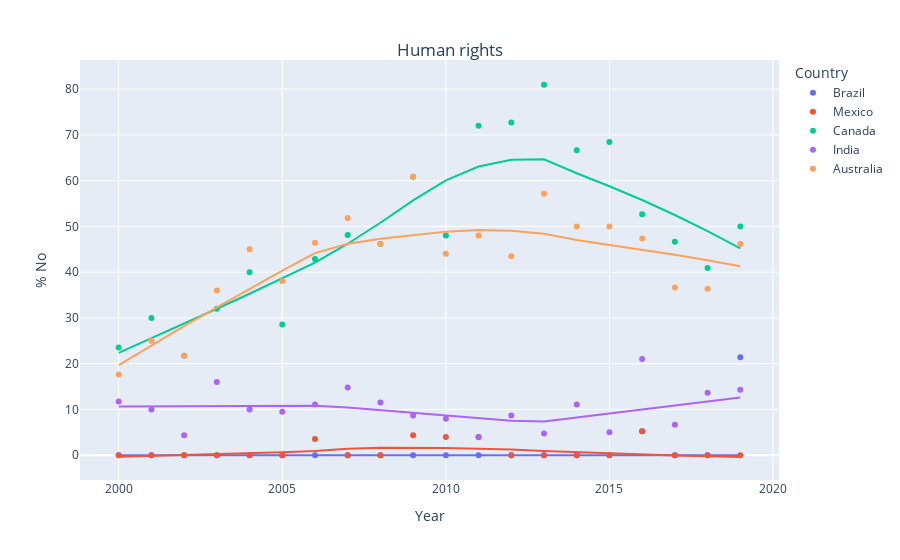
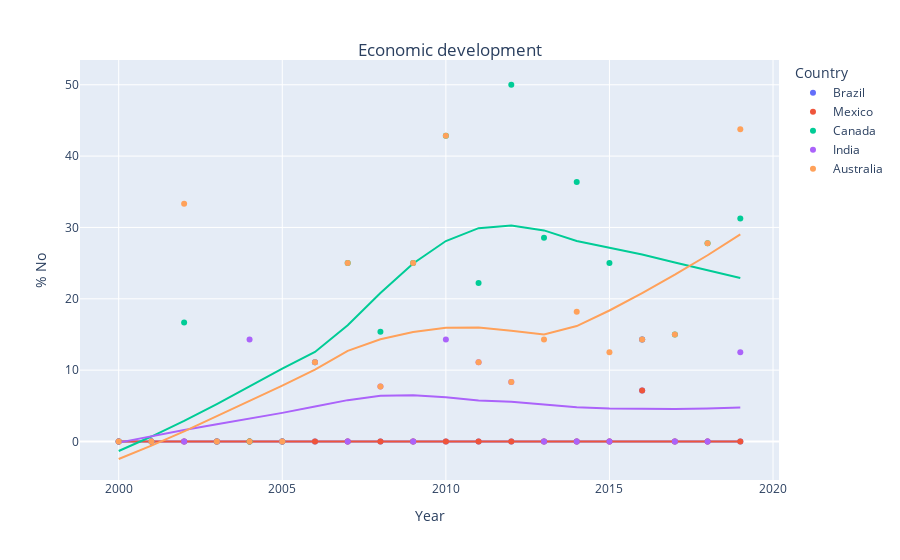
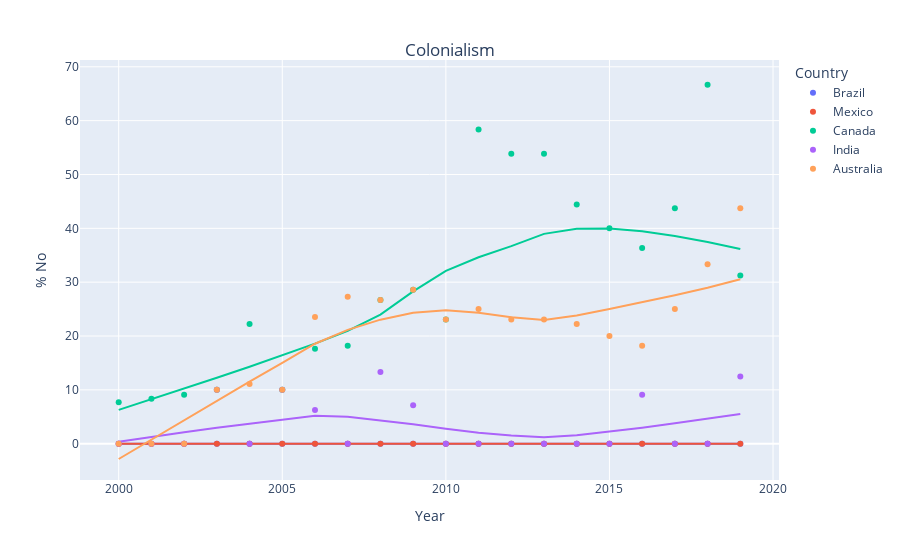
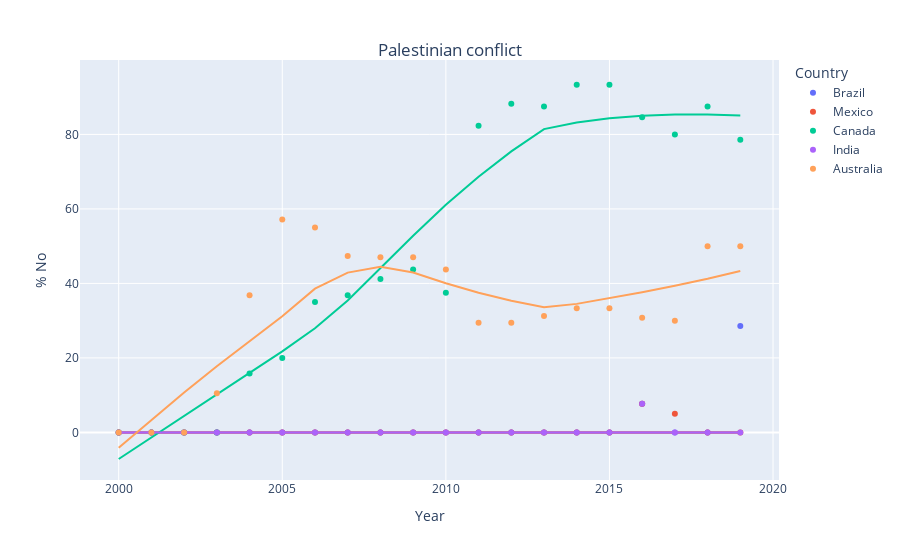

Write notebook code for charts like these, in order.
### Markdown cell above
Now that we have our focus countries, we can make pretty pictures.

You can just run the cell below - assuming you have done all the parts above!

### Code cell
def make_plot(countries,issue):
    '''
    A Python function that takes in the list of countries and issues and makes
    a scatter plot of each issue with a trendline for each country.
    '''
    x_data = []
    y_data = []
    c_data = []
    for cntry in countries:
        group = c_groups.get_group((cntry,issue))
        my_group = group [group['year'] >= 2000]
        for y in my_group['year'].unique():
            x_data.append(y)
            tot_yes = sum(my_group[my_group['year']==y]['vote']=='no')
            percent_yes = tot_yes/len(my_group[my_group['year']==y])*100
            y_data.append(percent_yes)
            c_data.append(cntry)

    fig = px.scatter(x=x_data, y=y_data,color=c_data,trendline="lowess",labels={"color": "Country"})

    fig.update_layout(
        title={
            'text': issue + '<br>',
            'y':0.9,
            'x':0.5,
            'xanchor': 'center',
            'yanchor': 'top'})
    fig.update_yaxes(title_text="% No")
    fig.update_xaxes(title_text="Year")
    fig.show()
    
for iss in issues:
    make_plot(countries,iss)

### Figure 1 — Plotly figure (JSON) as saved in the notebook; plotly's stock layout.template omitted (floating-point values rounded to 4 significant figures)
{"data": [{"hovertemplate": "Country=Brazil<br>x=%{x}<br>y=%{y}<extra></extra>", "legendgroup": "Brazil", "marker": {"color": "#636efa", "symbol": "circle"}, "mode": "markers", "name": "Brazil", "orientation": "v", "showlegend": true, "type": "scatter", "x": [2000, 2001, 2002, 2003, 2004, 2006, 2005, 2007, 2008, 2009, 2010, 2011, 2012, 2013, 2014, 2015, 2016, 2017, 2018, 2019], "xaxis": "x", "y": [0, 0, 0, 0, 0, 0, 0, 0, 0, 0, 0, 0, 0, 0, 0, 0, 5.263, 0, 0, 21.43], "yaxis": "y"}, {"hovertemplate": "<b>LOWESS trendline</b><br><br>Country=Brazil<br>x=%{x}<br>y=%{y} <b>(trend)</b><extra></extra>", "legendgroup": "Brazil", "marker": {"color": "#636efa", "symbol": "circle"}, "mode": "lines", "name": "Brazil", "showlegend": false, "type": "scatter", "x": [2000, 2001, 2002, 2003, 2004, 2005, 2006, 2007, 2008, 2009, 2010, 2011, 2012, 2013, 2014, 2015, 2016, 2017, 2018, 2019], "xaxis": "x", "y": [0, 0, 0, 0, 0, 0, 0, 0, 0, 0, 0, 0, 0, 0, 0, 0, 0, 0, 0, 0], "yaxis": "y"}, {"hovertemplate": "Country=Mexico<br>x=%{x}<br>y=%{y}<extra></extra>", "legendgroup": "Mexico", "marker": {"color": "#EF553B", "symbol": "circle"}, "mode": "markers", "name": "Mexico", "orientation": "v", "showlegend": true, "type": "scatter", "x": [2000, 2001, 2002, 2003, 2004, 2006, 2005, 2007, 2008, 2009, 2010, 2011, 2012, 2013, 2014, 2015, 2016, 2017, 2018, 2019], "xaxis": "x", "y": [0, 0, 0, 0, 0, 3.571, 0, 0, 0, 4.348, 4, 4, 0, 0, 0, 0, 5.263, 0, 0, 0], "yaxis": "y"}, {"hovertemplate": "<b>LOWESS trendline</b><br><br>Country=Mexico<br>x=%{x}<br>y=%{y} <b>(trend)</b><extra></extra>", "legendgroup": "Mexico", "marker": {"color": "#EF553B", "symbol": "circle"}, "mode": "lines", "name": "Mexico", "showlegend": false, "type": "scatter", "x": [2000, 2001, 2002, 2003, 2004, 2005, 2006, 2007, 2008, 2009, 2010, 2011, 2012, 2013, 2014, 2015, 2016, 2017, 2018, 2019], "xaxis": "x", "y": [-0.3147, -0.1436, 0.0401, 0.2365, 0.4463, 0.674, 0.9514, 1.4, 1.635, 1.648, 1.561, 1.429, 1.251, 0.9034, 0.6342, 0.3897, 0.1641, -0.03536, -0.2096, -0.3614], "yaxis": "y"}, {"hovertemplate": "Country=Canada<br>x=%{x}<br>y=%{y}<extra></extra>", "legendgroup": "Canada", "marker": {"color": "#00cc96", "symbol": "circle"}, "mode": "markers", "name": "Canada", "orientation": "v", "showlegend": true, "type": "scatter", "x": [2000, 2001, 2002, 2003, 2004, 2006, 2005, 2007, 2008, 2009, 2010, 2011, 2012, 2013, 2014, 2015, 2016, 2017, 2018, 2019], "xaxis": "x", "y": [23.53, 30, 21.74, 32, 40, 42.86, 28.57, 48.15, 46.15, 60.87, 48, 72, 72.73, 80.95, 66.67, 68.42, 52.63, 46.67, 40.91, 50], "yaxis": "y"}, {"hovertemplate": "<b>LOWESS trendline</b><br><br>Country=Canada<br>x=%{x}<br>y=%{y} <b>(trend)</b><extra></extra>", "legendgroup": "Canada", "marker": {"color": "#00cc96", "symbol": "circle"}, "mode": "lines", "name": "Canada", "showlegend": false, "type": "scatter", "x": [2000, 2001, 2002, 2003, 2004, 2005, 2006, 2007, 2008, 2009, 2010, 2011, 2012, 2013, 2014, 2015, 2016, 2017, 2018, 2019], "xaxis": "x", "y": [22.35, 25.52, 28.74, 32.0, 35.29, 38.62, 42.07, 46.22, 50.8, 55.69, 60.05, 63.08, 64.58, 64.67, 61.62, 58.77, 55.77, 52.49, 48.95, 45.21], "yaxis": "y"}, {"hovertemplate": "Country=India<br>x=%{x}<br>y=%{y}<extra></extra>", "legendgroup": "India", "marker": {"color": "#ab63fa", "symbol": "circle"}, "mode": "markers", "name": "India", "orientation": "v", "showlegend": true, "type": "scatter", "x": [2000, 2001, 2002, 2003, 2004, 2006, 2005, 2007, 2008, 2009, 2010, 2011, 2012, 2013, 2014, 2015, 2016, 2017, 2018, 2019], "xaxis": "x", "y": [11.76, 10, 4.348, 16, 10, 11.11, 9.524, 14.81, 11.54, 8.696, 8, 4, 8.696, 4.762, 11.11, 5, 21.05, 6.667, 13.64, 14.29], "yaxis": "y"}, {"hovertemplate": "<b>LOWESS trendline</b><br><br>Country=India<br>x=%{x}<br>y=%{y} <b>(trend)</b><extra></extra>", "legendgroup": "India", "marker": {"color": "#ab63fa", "symbol": "circle"}, "mode": "lines", "name": "India", "showlegend": false, "type": "scatter", "x": [2000, 2001, 2002, 2003, 2004, 2005, 2006, 2007, 2008, 2009, 2010, 2011, 2012, 2013, 2014, 2015, 2016, 2017, 2018, 2019], "xaxis": "x", "y": [10.65, 10.7, 10.74, 10.77, 10.78, 10.78, 10.83, 10.41, 9.812, 9.262, 8.735, 8.107, 7.547, 7.383, 8.242, 9.133, 9.973, 10.82, 11.68, 12.6], "yaxis": "y"}, {"hovertemplate": "Country=Australia<br>x=%{x}<br>y=%{y}<extra></extra>", "legendgroup": "Australia", "marker": {"color": "#FFA15A", "symbol": "circle"}, "mode": "markers", "name": "Australia", "orientation": "v", "showlegend": true, "type": "scatter", "x": [2000, 2001, 2002, 2003, 2004, 2006, 2005, 2007, 2008, 2009, 2010, 2011, 2012, 2013, 2014, 2015, 2016, 2017, 2018, 2019], "xaxis": "x", "y": [17.65, 25, 21.74, 36, 45, 46.43, 38.1, 51.85, 46.15, 60.87, 44, 48, 43.48, 57.14, 50, 50, 47.37, 36.67, 36.36, 46.15], "yaxis": "y"}, {"hovertemplate": "<b>LOWESS trendline</b><br><br>Country=Australia<br>x=%{x}<br>y=%{y} <b>(trend)</b><extra></extra>", "legendgroup": "Australia", "marker": {"color": "#FFA15A", "symbol": "circle"}, "mode": "lines", "name": "Australia", "showlegend": false, "type": "scatter", "x": [2000, 2001, 2002, 2003, 2004, 2005, 2006, 2007, 2008, 2009, 2010, 2011, 2012, 2013, 2014, 2015, 2016, 2017, 2018, 2019], "xaxis": "x", "y": [19.71, 24.02, 28.23, 32.33, 36.35, 40.32, 44.17, 46.2, 47.29, 48.12, 48.86, 49.19, 49.05, 48.39, 47.03, 45.96, 44.93, 43.83, 42.61, 41.29], "yaxis": "y"}], "layout": {"autosize": true, "legend": {"title": {"text": "Country"}, "tracegroupgap": 0}, "margin": {"t": 60}, "title": {"text": "Human rights<br>", "x": 0.5, "xanchor": "center", "y": 0.9, "yanchor": "top"}, "xaxis": {"anchor": "y", "autorange": true, "domain": [0, 1], "range": [1999.0, 2020.0], "title": {"text": "Year"}, "type": "linear"}, "yaxis": {"anchor": "x", "autorange": true, "domain": [0, 1], "range": [-6.268, 87.22], "title": {"text": "% No"}, "type": "linear"}}}

### Figure 2 — Plotly figure (JSON) as saved in the notebook; plotly's stock layout.template omitted (floating-point values rounded to 4 significant figures)
{"data": [{"hovertemplate": "Country=Brazil<br>x=%{x}<br>y=%{y}<extra></extra>", "legendgroup": "Brazil", "marker": {"color": "#636efa", "symbol": "circle"}, "mode": "markers", "name": "Brazil", "orientation": "v", "showlegend": true, "type": "scatter", "x": [2000, 2001, 2002, 2003, 2004, 2005, 2006, 2007, 2008, 2009, 2010, 2011, 2012, 2013, 2014, 2015, 2016, 2017, 2018, 2019], "xaxis": "x", "y": [0, 0, 0, 0, 0, 0, 0, 0, 0, 0, 0, 0, 0, 0, 0, 0, 7.143, 0, 0, 0], "yaxis": "y"}, {"hovertemplate": "<b>LOWESS trendline</b><br><br>Country=Brazil<br>x=%{x}<br>y=%{y} <b>(trend)</b><extra></extra>", "legendgroup": "Brazil", "marker": {"color": "#636efa", "symbol": "circle"}, "mode": "lines", "name": "Brazil", "showlegend": false, "type": "scatter", "x": [2000, 2001, 2002, 2003, 2004, 2005, 2006, 2007, 2008, 2009, 2010, 2011, 2012, 2013, 2014, 2015, 2016, 2017, 2018, 2019], "xaxis": "x", "y": [0, 0, 0, 0, 0, 0, 0, 0, 0, 0, 0, 0, 0, 0, 0, 0, 0, 0, 0, 0], "yaxis": "y"}, {"hovertemplate": "Country=Mexico<br>x=%{x}<br>y=%{y}<extra></extra>", "legendgroup": "Mexico", "marker": {"color": "#EF553B", "symbol": "circle"}, "mode": "markers", "name": "Mexico", "orientation": "v", "showlegend": true, "type": "scatter", "x": [2000, 2001, 2002, 2003, 2004, 2005, 2006, 2007, 2008, 2009, 2010, 2011, 2012, 2013, 2014, 2015, 2016, 2017, 2018, 2019], "xaxis": "x", "y": [0, 0, 0, 0, 0, 0, 0, 0, 0, 0, 0, 0, 0, 0, 0, 0, 7.143, 0, 0, 0], "yaxis": "y"}, {"hovertemplate": "<b>LOWESS trendline</b><br><br>Country=Mexico<br>x=%{x}<br>y=%{y} <b>(trend)</b><extra></extra>", "legendgroup": "Mexico", "marker": {"color": "#EF553B", "symbol": "circle"}, "mode": "lines", "name": "Mexico", "showlegend": false, "type": "scatter", "x": [2000, 2001, 2002, 2003, 2004, 2005, 2006, 2007, 2008, 2009, 2010, 2011, 2012, 2013, 2014, 2015, 2016, 2017, 2018, 2019], "xaxis": "x", "y": [0, 0, 0, 0, 0, 0, 0, 0, 0, 0, 0, 0, 0, 0, 0, 0, 0, 0, 0, 0], "yaxis": "y"}, {"hovertemplate": "Country=Canada<br>x=%{x}<br>y=%{y}<extra></extra>", "legendgroup": "Canada", "marker": {"color": "#00cc96", "symbol": "circle"}, "mode": "markers", "name": "Canada", "orientation": "v", "showlegend": true, "type": "scatter", "x": [2000, 2001, 2002, 2003, 2004, 2005, 2006, 2007, 2008, 2009, 2010, 2011, 2012, 2013, 2014, 2015, 2016, 2017, 2018, 2019], "xaxis": "x", "y": [0, 0, 16.67, 0, 0, 0, 11.11, 25, 15.38, 25, 42.86, 22.22, 50, 28.57, 36.36, 25, 14.29, 15, 27.78, 31.25], "yaxis": "y"}, {"hovertemplate": "<b>LOWESS trendline</b><br><br>Country=Canada<br>x=%{x}<br>y=%{y} <b>(trend)</b><extra></extra>", "legendgroup": "Canada", "marker": {"color": "#00cc96", "symbol": "circle"}, "mode": "lines", "name": "Canada", "showlegend": false, "type": "scatter", "x": [2000, 2001, 2002, 2003, 2004, 2005, 2006, 2007, 2008, 2009, 2010, 2011, 2012, 2013, 2014, 2015, 2016, 2017, 2018, 2019], "xaxis": "x", "y": [-1.336, 0.6941, 2.879, 5.242, 7.728, 10.2, 12.55, 16.3, 20.81, 24.95, 28.09, 29.9, 30.26, 29.59, 28.11, 27.19, 26.2, 25.09, 23.96, 22.9], "yaxis": "y"}, {"hovertemplate": "Country=India<br>x=%{x}<br>y=%{y}<extra></extra>", "legendgroup": "India", "marker": {"color": "#ab63fa", "symbol": "circle"}, "mode": "markers", "name": "India", "orientation": "v", "showlegend": true, "type": "scatter", "x": [2000, 2001, 2002, 2003, 2004, 2005, 2006, 2007, 2008, 2009, 2010, 2011, 2012, 2013, 2014, 2015, 2016, 2017, 2018, 2019], "xaxis": "x", "y": [0, 0, 0, 0, 14.29, 0, 11.11, 0, 7.692, 0, 14.29, 11.11, 8.333, 0, 0, 0, 14.29, 0, 0, 12.5], "yaxis": "y"}, {"hovertemplate": "<b>LOWESS trendline</b><br><br>Country=India<br>x=%{x}<br>y=%{y} <b>(trend)</b><extra></extra>", "legendgroup": "India", "marker": {"color": "#ab63fa", "symbol": "circle"}, "mode": "lines", "name": "India", "showlegend": false, "type": "scatter", "x": [2000, 2001, 2002, 2003, 2004, 2005, 2006, 2007, 2008, 2009, 2010, 2011, 2012, 2013, 2014, 2015, 2016, 2017, 2018, 2019], "xaxis": "x", "y": [-0.1584, 0.7424, 1.602, 2.415, 3.199, 4.01, 4.901, 5.794, 6.406, 6.496, 6.199, 5.755, 5.568, 5.222, 4.802, 4.633, 4.55, 4.553, 4.623, 4.768], "yaxis": "y"}, {"hovertemplate": "Country=Australia<br>x=%{x}<br>y=%{y}<extra></extra>", "legendgroup": "Australia", "marker": {"color": "#FFA15A", "symbol": "circle"}, "mode": "markers", "name": "Australia", "orientation": "v", "showlegend": true, "type": "scatter", "x": [2000, 2001, 2002, 2003, 2004, 2005, 2006, 2007, 2008, 2009, 2010, 2011, 2012, 2013, 2014, 2015, 2016, 2017, 2018, 2019], "xaxis": "x", "y": [0, 0, 33.33, 0, 0, 0, 11.11, 25, 7.692, 25, 42.86, 11.11, 8.333, 14.29, 18.18, 12.5, 14.29, 15, 27.78, 43.75], "yaxis": "y"}, {"hovertemplate": "<b>LOWESS trendline</b><br><br>Country=Australia<br>x=%{x}<br>y=%{y} <b>(trend)</b><extra></extra>", "legendgroup": "Australia", "marker": {"color": "#FFA15A", "symbol": "circle"}, "mode": "lines", "name": "Australia", "showlegend": false, "type": "scatter", "x": [2000, 2001, 2002, 2003, 2004, 2005, 2006, 2007, 2008, 2009, 2010, 2011, 2012, 2013, 2014, 2015, 2016, 2017, 2018, 2019], "xaxis": "x", "y": [-2.456, -0.5782, 1.423, 3.538, 5.708, 7.829, 10.07, 12.7, 14.33, 15.33, 15.95, 15.97, 15.52, 15.0, 16.18, 18.36, 20.8, 23.38, 26.1, 29.04], "yaxis": "y"}], "layout": {"autosize": true, "legend": {"title": {"text": "Country"}, "tracegroupgap": 0}, "margin": {"t": 60}, "title": {"text": "Economic development<br>", "x": 0.5, "xanchor": "center", "y": 0.9, "yanchor": "top"}, "xaxis": {"anchor": "y", "autorange": true, "domain": [0, 1], "range": [1999.0, 2020.0], "title": {"text": "Year"}, "type": "linear"}, "yaxis": {"anchor": "x", "autorange": true, "domain": [0, 1], "range": [-5.426, 53.98], "title": {"text": "% No"}, "type": "linear"}}}

### Figure 3 — Plotly figure (JSON) as saved in the notebook; plotly's stock layout.template omitted (floating-point values rounded to 4 significant figures)
{"data": [{"hovertemplate": "Country=Brazil<br>x=%{x}<br>y=%{y}<extra></extra>", "legendgroup": "Brazil", "marker": {"color": "#636efa", "symbol": "circle"}, "mode": "markers", "name": "Brazil", "orientation": "v", "showlegend": true, "type": "scatter", "x": [2000, 2001, 2002, 2003, 2004, 2005, 2006, 2007, 2008, 2009, 2010, 2011, 2012, 2013, 2014, 2015, 2016, 2017, 2018, 2019], "xaxis": "x", "y": [0, 0, 0, 0, 0, 0, 0, 0, 0, 0, 0, 0, 0, 0, 0, 0, 0, 0, 0, 0], "yaxis": "y"}, {"hovertemplate": "<b>LOWESS trendline</b><br><br>Country=Brazil<br>x=%{x}<br>y=%{y} <b>(trend)</b><extra></extra>", "legendgroup": "Brazil", "marker": {"color": "#636efa", "symbol": "circle"}, "mode": "lines", "name": "Brazil", "showlegend": false, "type": "scatter", "x": [2000, 2001, 2002, 2003, 2004, 2005, 2006, 2007, 2008, 2009, 2010, 2011, 2012, 2013, 2014, 2015, 2016, 2017, 2018, 2019], "xaxis": "x", "y": [0, 0, 0, 0, 0, 0, 0, 0, 0, 0, 0, 0, 0, 0, 0, 0, 0, 0, 0, 0], "yaxis": "y"}, {"hovertemplate": "Country=Mexico<br>x=%{x}<br>y=%{y}<extra></extra>", "legendgroup": "Mexico", "marker": {"color": "#EF553B", "symbol": "circle"}, "mode": "markers", "name": "Mexico", "orientation": "v", "showlegend": true, "type": "scatter", "x": [2000, 2001, 2002, 2003, 2004, 2005, 2006, 2007, 2008, 2009, 2010, 2011, 2012, 2013, 2014, 2015, 2016, 2017, 2018, 2019], "xaxis": "x", "y": [0, 0, 0, 0, 0, 0, 0, 0, 0, 0, 0, 0, 0, 0, 0, 0, 0, 0, 0, 0], "yaxis": "y"}, {"hovertemplate": "<b>LOWESS trendline</b><br><br>Country=Mexico<br>x=%{x}<br>y=%{y} <b>(trend)</b><extra></extra>", "legendgroup": "Mexico", "marker": {"color": "#EF553B", "symbol": "circle"}, "mode": "lines", "name": "Mexico", "showlegend": false, "type": "scatter", "x": [2000, 2001, 2002, 2003, 2004, 2005, 2006, 2007, 2008, 2009, 2010, 2011, 2012, 2013, 2014, 2015, 2016, 2017, 2018, 2019], "xaxis": "x", "y": [0, 0, 0, 0, 0, 0, 0, 0, 0, 0, 0, 0, 0, 0, 0, 0, 0, 0, 0, 0], "yaxis": "y"}, {"hovertemplate": "Country=Canada<br>x=%{x}<br>y=%{y}<extra></extra>", "legendgroup": "Canada", "marker": {"color": "#00cc96", "symbol": "circle"}, "mode": "markers", "name": "Canada", "orientation": "v", "showlegend": true, "type": "scatter", "x": [2000, 2001, 2002, 2003, 2004, 2005, 2006, 2007, 2008, 2009, 2010, 2011, 2012, 2013, 2014, 2015, 2016, 2017, 2018, 2019], "xaxis": "x", "y": [7.692, 8.333, 9.091, 10, 22.22, 10, 17.65, 18.18, 26.67, 28.57, 23.08, 58.33, 53.85, 53.85, 44.44, 40, 36.36, 43.75, 66.67, 31.25], "yaxis": "y"}, {"hovertemplate": "<b>LOWESS trendline</b><br><br>Country=Canada<br>x=%{x}<br>y=%{y} <b>(trend)</b><extra></extra>", "legendgroup": "Canada", "marker": {"color": "#00cc96", "symbol": "circle"}, "mode": "lines", "name": "Canada", "showlegend": false, "type": "scatter", "x": [2000, 2001, 2002, 2003, 2004, 2005, 2006, 2007, 2008, 2009, 2010, 2011, 2012, 2013, 2014, 2015, 2016, 2017, 2018, 2019], "xaxis": "x", "y": [6.283, 8.243, 10.23, 12.25, 14.29, 16.39, 18.58, 20.96, 23.97, 28.29, 32.08, 34.64, 36.7, 38.97, 39.91, 39.95, 39.45, 38.59, 37.48, 36.14], "yaxis": "y"}, {"hovertemplate": "Country=India<br>x=%{x}<br>y=%{y}<extra></extra>", "legendgroup": "India", "marker": {"color": "#ab63fa", "symbol": "circle"}, "mode": "markers", "name": "India", "orientation": "v", "showlegend": true, "type": "scatter", "x": [2000, 2001, 2002, 2003, 2004, 2005, 2006, 2007, 2008, 2009, 2010, 2011, 2012, 2013, 2014, 2015, 2016, 2017, 2018, 2019], "xaxis": "x", "y": [0, 0, 0, 10, 0, 10, 6.25, 0, 13.33, 7.143, 0, 0, 0, 0, 0, 0, 9.091, 0, 0, 12.5], "yaxis": "y"}, {"hovertemplate": "<b>LOWESS trendline</b><br><br>Country=India<br>x=%{x}<br>y=%{y} <b>(trend)</b><extra></extra>", "legendgroup": "India", "marker": {"color": "#ab63fa", "symbol": "circle"}, "mode": "lines", "name": "India", "showlegend": false, "type": "scatter", "x": [2000, 2001, 2002, 2003, 2004, 2005, 2006, 2007, 2008, 2009, 2010, 2011, 2012, 2013, 2014, 2015, 2016, 2017, 2018, 2019], "xaxis": "x", "y": [0.3705, 1.277, 2.134, 2.943, 3.718, 4.475, 5.206, 5.001, 4.353, 3.61, 2.787, 2.055, 1.527, 1.185, 1.551, 2.216, 2.98, 3.802, 4.652, 5.535], "yaxis": "y"}, {"hovertemplate": "Country=Australia<br>x=%{x}<br>y=%{y}<extra></extra>", "legendgroup": "Australia", "marker": {"color": "#FFA15A", "symbol": "circle"}, "mode": "markers", "name": "Australia", "orientation": "v", "showlegend": true, "type": "scatter", "x": [2000, 2001, 2002, 2003, 2004, 2005, 2006, 2007, 2008, 2009, 2010, 2011, 2012, 2013, 2014, 2015, 2016, 2017, 2018, 2019], "xaxis": "x", "y": [0, 0, 0, 10, 11.11, 10, 23.53, 27.27, 26.67, 28.57, 23.08, 25, 23.08, 23.08, 22.22, 20, 18.18, 25, 33.33, 43.75], "yaxis": "y"}, {"hovertemplate": "<b>LOWESS trendline</b><br><br>Country=Australia<br>x=%{x}<br>y=%{y} <b>(trend)</b><extra></extra>", "legendgroup": "Australia", "marker": {"color": "#FFA15A", "symbol": "circle"}, "mode": "lines", "name": "Australia", "showlegend": false, "type": "scatter", "x": [2000, 2001, 2002, 2003, 2004, 2005, 2006, 2007, 2008, 2009, 2010, 2011, 2012, 2013, 2014, 2015, 2016, 2017, 2018, 2019], "xaxis": "x", "y": [-2.841, 0.7735, 4.387, 7.971, 11.51, 15.01, 18.57, 21.13, 23.04, 24.33, 24.78, 24.33, 23.5, 22.95, 23.82, 25.03, 26.28, 27.57, 28.97, 30.54], "yaxis": "y"}], "layout": {"autosize": true, "legend": {"title": {"text": "Country"}, "tracegroupgap": 0}, "margin": {"t": 60}, "title": {"text": "Colonialism<br>", "x": 0.5, "xanchor": "center", "y": 0.9, "yanchor": "top"}, "xaxis": {"anchor": "y", "autorange": true, "domain": [0, 1], "range": [1999.0, 2020.0], "title": {"text": "Year"}, "type": "linear"}, "yaxis": {"anchor": "x", "autorange": true, "domain": [0, 1], "range": [-6.778, 71.94], "title": {"text": "% No"}, "type": "linear"}}}

### Figure 4 — Plotly figure (JSON) as saved in the notebook; plotly's stock layout.template omitted (floating-point values rounded to 4 significant figures)
{"data": [{"hovertemplate": "Country=Brazil<br>x=%{x}<br>y=%{y}<extra></extra>", "legendgroup": "Brazil", "marker": {"color": "#636efa", "symbol": "circle"}, "mode": "markers", "name": "Brazil", "orientation": "v", "showlegend": true, "type": "scatter", "x": [2000, 2001, 2002, 2003, 2004, 2005, 2006, 2007, 2008, 2009, 2010, 2011, 2012, 2013, 2014, 2015, 2016, 2017, 2018, 2019], "xaxis": "x", "y": [0, 0, 0, 0, 0, 0, 0, 0, 0, 0, 0, 0, 0, 0, 0, 0, 7.692, 0, 0, 28.57], "yaxis": "y"}, {"hovertemplate": "<b>LOWESS trendline</b><br><br>Country=Brazil<br>x=%{x}<br>y=%{y} <b>(trend)</b><extra></extra>", "legendgroup": "Brazil", "marker": {"color": "#636efa", "symbol": "circle"}, "mode": "lines", "name": "Brazil", "showlegend": false, "type": "scatter", "x": [2000, 2001, 2002, 2003, 2004, 2005, 2006, 2007, 2008, 2009, 2010, 2011, 2012, 2013, 2014, 2015, 2016, 2017, 2018, 2019], "xaxis": "x", "y": [0, 0, 0, 0, 0, 0, 0, 0, 0, 0, 0, 0, 0, 0, 0, 0, 0, 0, 0, 0], "yaxis": "y"}, {"hovertemplate": "Country=Mexico<br>x=%{x}<br>y=%{y}<extra></extra>", "legendgroup": "Mexico", "marker": {"color": "#EF553B", "symbol": "circle"}, "mode": "markers", "name": "Mexico", "orientation": "v", "showlegend": true, "type": "scatter", "x": [2000, 2001, 2002, 2003, 2004, 2005, 2006, 2007, 2008, 2009, 2010, 2011, 2012, 2013, 2014, 2015, 2016, 2017, 2018, 2019], "xaxis": "x", "y": [0, 0, 0, 0, 0, 0, 0, 0, 0, 0, 0, 0, 0, 0, 0, 0, 7.692, 5, 0, 0], "yaxis": "y"}, {"hovertemplate": "<b>LOWESS trendline</b><br><br>Country=Mexico<br>x=%{x}<br>y=%{y} <b>(trend)</b><extra></extra>", "legendgroup": "Mexico", "marker": {"color": "#EF553B", "symbol": "circle"}, "mode": "lines", "name": "Mexico", "showlegend": false, "type": "scatter", "x": [2000, 2001, 2002, 2003, 2004, 2005, 2006, 2007, 2008, 2009, 2010, 2011, 2012, 2013, 2014, 2015, 2016, 2017, 2018, 2019], "xaxis": "x", "y": [0, 0, 0, 0, 0, 0, 0, 0, 0, 0, 0, 0, 0, 0, 0, 0, 0, 0, 0, 0], "yaxis": "y"}, {"hovertemplate": "Country=Canada<br>x=%{x}<br>y=%{y}<extra></extra>", "legendgroup": "Canada", "marker": {"color": "#00cc96", "symbol": "circle"}, "mode": "markers", "name": "Canada", "orientation": "v", "showlegend": true, "type": "scatter", "x": [2000, 2001, 2002, 2003, 2004, 2005, 2006, 2007, 2008, 2009, 2010, 2011, 2012, 2013, 2014, 2015, 2016, 2017, 2018, 2019], "xaxis": "x", "y": [0, 0, 0, 0, 15.79, 20, 35, 36.84, 41.18, 43.75, 37.5, 82.35, 88.24, 87.5, 93.33, 93.33, 84.62, 80, 87.5, 78.57], "yaxis": "y"}, {"hovertemplate": "<b>LOWESS trendline</b><br><br>Country=Canada<br>x=%{x}<br>y=%{y} <b>(trend)</b><extra></extra>", "legendgroup": "Canada", "marker": {"color": "#00cc96", "symbol": "circle"}, "mode": "lines", "name": "Canada", "showlegend": false, "type": "scatter", "x": [2000, 2001, 2002, 2003, 2004, 2005, 2006, 2007, 2008, 2009, 2010, 2011, 2012, 2013, 2014, 2015, 2016, 2017, 2018, 2019], "xaxis": "x", "y": [-7.13, -1.401, 4.408, 10.23, 16.0, 21.77, 27.97, 35.44, 44.03, 52.8, 61.09, 68.63, 75.43, 81.42, 83.21, 84.33, 85.04, 85.37, 85.36, 85.08], "yaxis": "y"}, {"hovertemplate": "Country=India<br>x=%{x}<br>y=%{y}<extra></extra>", "legendgroup": "India", "marker": {"color": "#ab63fa", "symbol": "circle"}, "mode": "markers", "name": "India", "orientation": "v", "showlegend": true, "type": "scatter", "x": [2000, 2001, 2002, 2003, 2004, 2005, 2006, 2007, 2008, 2009, 2010, 2011, 2012, 2013, 2014, 2015, 2016, 2017, 2018, 2019], "xaxis": "x", "y": [0, 0, 0, 0, 0, 0, 0, 0, 0, 0, 0, 0, 0, 0, 0, 0, 7.692, 0, 0, 0], "yaxis": "y"}, {"hovertemplate": "<b>LOWESS trendline</b><br><br>Country=India<br>x=%{x}<br>y=%{y} <b>(trend)</b><extra></extra>", "legendgroup": "India", "marker": {"color": "#ab63fa", "symbol": "circle"}, "mode": "lines", "name": "India", "showlegend": false, "type": "scatter", "x": [2000, 2001, 2002, 2003, 2004, 2005, 2006, 2007, 2008, 2009, 2010, 2011, 2012, 2013, 2014, 2015, 2016, 2017, 2018, 2019], "xaxis": "x", "y": [0, 0, 0, 0, 0, 0, 0, 0, 0, 0, 0, 0, 0, 0, 0, 0, 0, 0, 0, 0], "yaxis": "y"}, {"hovertemplate": "Country=Australia<br>x=%{x}<br>y=%{y}<extra></extra>", "legendgroup": "Australia", "marker": {"color": "#FFA15A", "symbol": "circle"}, "mode": "markers", "name": "Australia", "orientation": "v", "showlegend": true, "type": "scatter", "x": [2000, 2001, 2002, 2003, 2004, 2005, 2006, 2007, 2008, 2009, 2010, 2011, 2012, 2013, 2014, 2015, 2016, 2017, 2018, 2019], "xaxis": "x", "y": [0, 0, 0, 10.53, 36.84, 57.14, 55.0, 47.37, 47.06, 47.06, 43.75, 29.41, 29.41, 31.25, 33.33, 33.33, 30.77, 30, 50, 50], "yaxis": "y"}, {"hovertemplate": "<b>LOWESS trendline</b><br><br>Country=Australia<br>x=%{x}<br>y=%{y} <b>(trend)</b><extra></extra>", "legendgroup": "Australia", "marker": {"color": "#FFA15A", "symbol": "circle"}, "mode": "lines", "name": "Australia", "showlegend": false, "type": "scatter", "x": [2000, 2001, 2002, 2003, 2004, 2005, 2006, 2007, 2008, 2009, 2010, 2011, 2012, 2013, 2014, 2015, 2016, 2017, 2018, 2019], "xaxis": "x", "y": [-4.087, 3.429, 10.75, 17.78, 24.51, 31.18, 38.61, 42.91, 44.5, 42.92, 40.05, 37.52, 35.35, 33.63, 34.51, 36.02, 37.64, 39.37, 41.25, 43.34], "yaxis": "y"}], "layout": {"autosize": true, "legend": {"title": {"text": "Country"}, "tracegroupgap": 0}, "margin": {"t": 60}, "title": {"text": "Palestinian conflict<br>", "x": 0.5, "xanchor": "center", "y": 0.9, "yanchor": "top"}, "xaxis": {"anchor": "y", "autorange": true, "domain": [0, 1], "range": [1999.0, 2020.0], "title": {"text": "Year"}, "type": "linear"}, "yaxis": {"anchor": "x", "autorange": true, "domain": [0, 1], "range": [-12.82, 101.0], "title": {"text": "% No"}, "type": "linear"}}}
